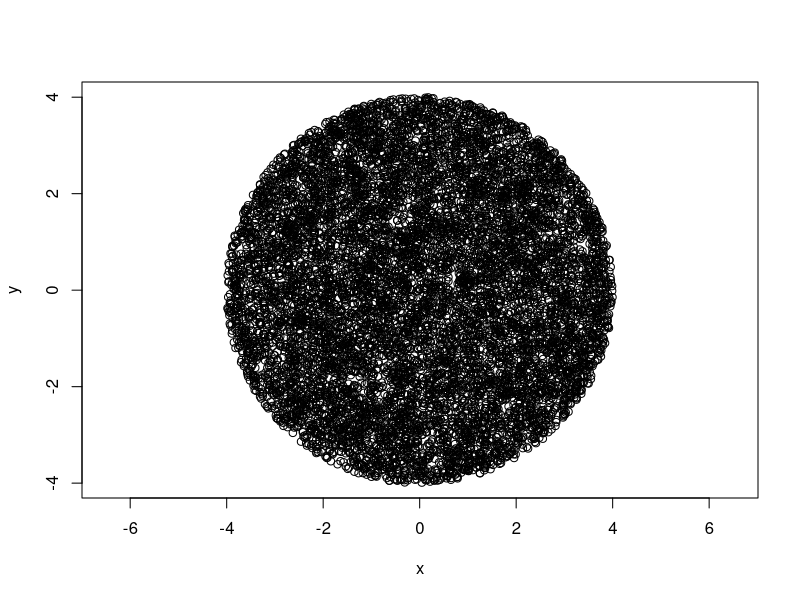
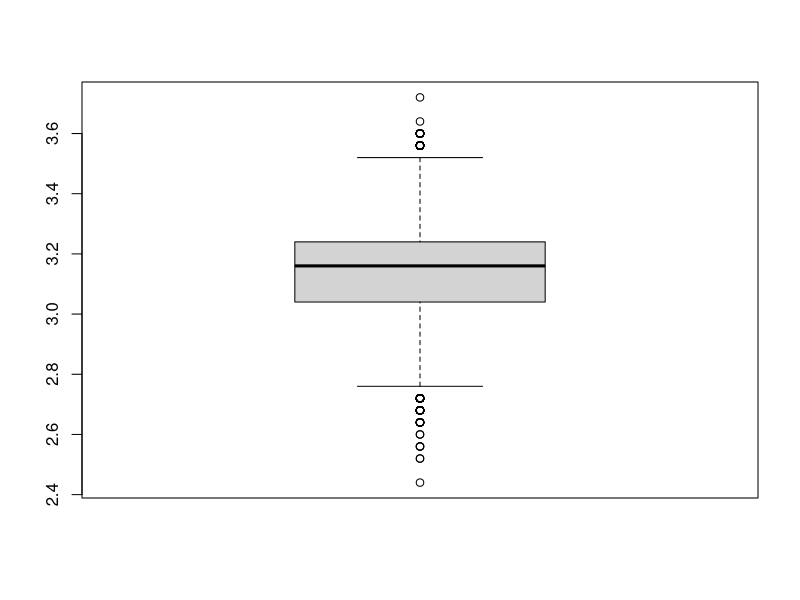
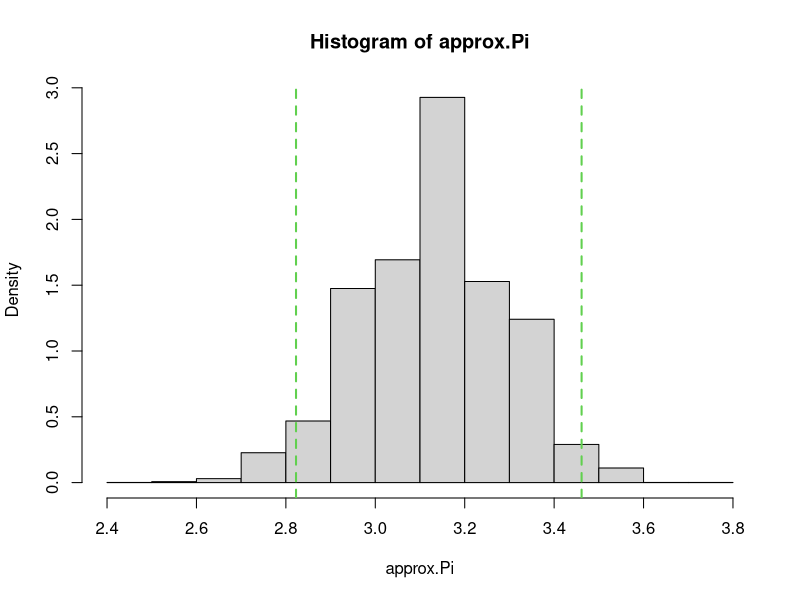
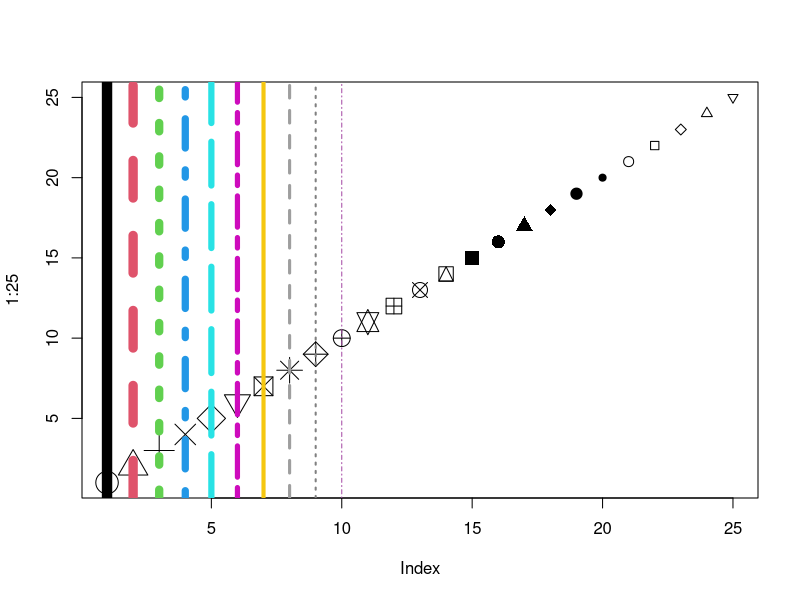
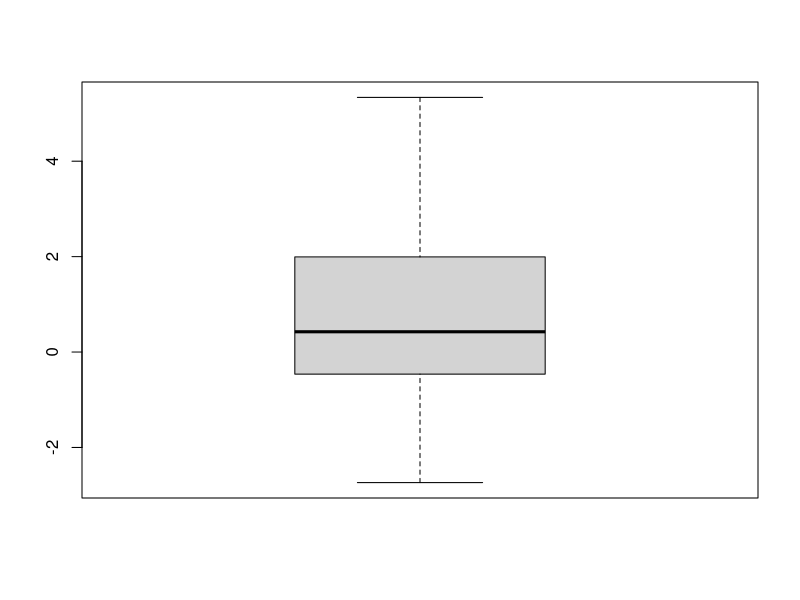
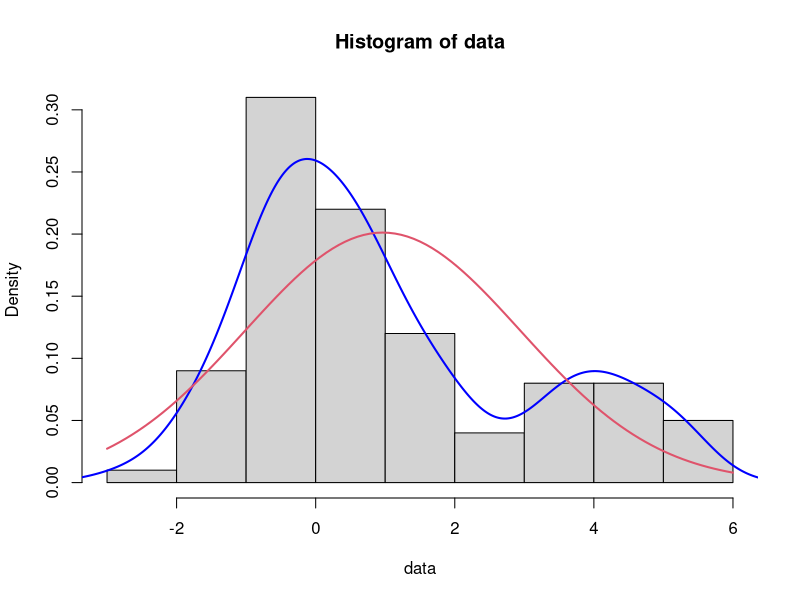

Recreate these plots in R, in order.
              ############ APPLIED STATISTICS -> EXERCISE 2 (continuation of Exercise 1) ############

############################################################
rm(list = ls()) # rm() -----> remove objects; ls() -----> list of all objects

                                              ### Задача 2 ### 
# Генерирайте 1000 проявления на случайната величина Z с плътност f_Z(x)=f_X(x)*99/100+f_Y(x)*1/100, 
# където f_X(x) и f_Y(x) са плътностите съответно на X~N(1,4) и Y~N(100,9). Има ли несъгласувани 
# наблюдения в получената извадка? Намерете ги и обяснете причината за наличието им.
p=runif(1000,0,1)>99/100;
simData=rnorm(1000,1+(100-1)*p,sqrt(4)+(sqrt(9)-sqrt(4))*p)
any(abs((simData-median(simData)))>3*mad(simData))  
simData[which(abs((simData-median(simData)))>3*mad(simData))]
              
              

                                           ### Functions ###

mean.and.sd <- function(x){
  av <- mean(x)
  sdev <- sd(x)
  return(c(mean=av, SD=sdev))
}
uniData<-runif(1000,min = 0,max = 1)  # runif - генерира равномерно разпределени сл.в.
1/2; sqrt(1/12)
mean.and.sd(uniData)


norm.contaminated.sample <-function(mu1,sigma1,mu2=0,sigma2=1,proportion=1/2,size=1){
  p=runif(size,0,1)>proportion;
  return(rnorm(size,mu1+(mu2-mu1)*p,sigma1+(sigma2-sigma1)*p))
}
norm.contaminated.sample(100,1,proportion=1/5,size=20)
####################################################################################################

                                            ### Задача 3 ###
# Напишете функция rand.Circle(), която да генерира n на брой равномерно разпределени точки от кръг  
# с център (x_0,y_0) и радиус r. Използвайте функцията plot() за да изобразите резултата от изпълнението 
# на функцията rand.Circle().

# Hint: Използвайте полярното представяне на точките от кръга:
# x=x_0+r*cos(theta)
# y=y_0+r*sin(theta)
rand.Circle <- function(n,x_0,y_0,r){
  theta = 2*pi*runif(n,0,1);
  R = r*sqrt(runif(n,0,1));
  x = x_0 + R*cos(theta);
  y = y_0 + R*sin(theta);
  return(cbind(x,y))
}
plot(rand.Circle(10000,0,0,4),asp=1)


                  ### if, else, for, repeat, while, break, next ###
# if Statement
a<-sample((-100):100,1)
if (a>0) print(paste("Числото",a,"е положително!",sep = " "))

# if () {} else {}
a<-sample(100:1000,1)
b=2
deliSe=paste("Числото",a,"се дели на",b,"!",sep = " ")
neSeDeli=paste("Числото",a,"не се дели на",b,"!",sep = " ")

if (a%%b==0) { print(deliSe) 
} else {print(neSeDeli)}

#ifelse()
ifelse(a%%b, neSeDeli, deliSe)

# for(... in ...){}
n=30
for (i in 1:n){
  a<-sample(100:1000,1)
  if (a%%2==0 & a%%3==0) print(paste("Числото",a,"се дели на 6!",sep = " "))
}

# repeat + break
a=1
repeat {
  print(a)
  a=a+1
  if (a==10){
    break
  }
}

# while
a=1
while (a<10){
  print(a)
  a=a+1
}

# next
for(i in 1:10){
  if(i%%2==0) { print(i)
  } else next
}

                                                    ### Задача 4 ###
# Пресметнете вероятността в група от 23 човека да има поне двама, които имат рожден ден на една и
# съща дата от годината. Намерете приближение на тази вероятност като направите 10000 симулации на
# този експеримент.

p.comp=1;
for (i in 1:23){
  p.comp=p.comp*(366-i)/365;
}
(p=1-p.comp)
# Alternative way
{
  p.comp=(366-1:23)/365;
  (p=1-prod(p.comp))
}

single.Sim <- function(n){
  group.Sim=as.integer(runif(n,1,366))
  return(any(duplicated(group.Sim)))
}

count=0;
for (i in 1:10000){
  count=count+single.Sim(23);
}
(p.approx=count/10000)
# Alternative way
{
  sum(sapply(rep(23,10000),single.Sim))/10000
}
####################################################################################################

                                                ### Задача 5.1 ###
# Напишете функция square.approx.Pi(), която да дава оценка на числото Пи, базирана на вероятността
# случайно избрана точка от единичния квадрат да е в единичния кръг. Нека аргумент на функцията е 
# trials - брой на генерираните точки от единичния квадрат.
square.approx.Pi<- function(trials){
  x=runif(trials,min = -1,max = 1);
  y=runif(trials,min = -1,max = 1);
  return(4*sum(sqrt(x^2+y^2)<=1)/trials);
}

square.approx.Pi(10000)

                                                  ### Задача 5.2 ###
# Направете 10000 оценки на числото Пи, като използвате функцията square.approx.Pi() 
# с аргумент trials=100. Съхранете полученият резултат във вектор approx.Pi и за него 
# намерете най-малкия елемент, най-големия елемент, средноаритметичното, медианата,
# стандартното отклонение, първия и третия квартил. Сравнете получените оценки за 
# очакване и дисперсия с теоретичните. Като използвате ЦГТ, постройте 95% доверителен интервал
# за очакването на approx.Pi.
n=10000
trials=100

approx.Pi=numeric(n);
for(i in 1:n){
  approx.Pi[i]=square.approx.Pi(trials);
}
# Alternative way
{
  approx.Pi=sapply(rep(trials,n),square.approx.Pi)
} 

min(approx.Pi)
max(approx.Pi)
mean(approx.Pi)
pi # Theoretical mean
median(approx.Pi)
sd(approx.Pi)
sqrt(pi*(4-pi)/trials) # Theoretical standard deviation
summary(approx.Pi)

alpha=0.05
th.limits=c(lower.bound=qnorm(alpha/2,mean=pi,sd=sqrt(pi*(4-pi)/trials),lower.tail = TRUE),
           upper.bound=qnorm(alpha/2,mean=pi,sd=sqrt(pi*(4-pi)/trials),lower.tail = FALSE))
th.limits

emp.limits=c(lower.bound=qnorm(alpha/2,mean=mean(approx.Pi),sd=sd(approx.Pi),lower.tail = TRUE),
            upper.bound=qnorm(alpha/2,mean=mean(approx.Pi),sd=sd(approx.Pi),lower.tail = FALSE))
emp.limits

boxplot(approx.Pi)
hist(approx.Pi,probability = TRUE)
abline(v=emp.limits,col=3,lty=2,lwd=2)
# Arguments(colors, styles and ect.) for points and lines
{
?par
?points
plot(1:25,pch=1:25,cex=seq(3,1,length.out = 25))
abline(v=1:10,lty=1:10,col=c(1:8,rgb(0.5,0.5,0.5),rgb(165/255,75/255,165/255)),lwd=10:1)
}
####################################################################################################

                                            ### Задача 6 ###
# Като използвате функцията norm.contaminated.sample(), генерирайте 100 проявления на случайната 
# величина Z с плътност f_Z(x)=f_X(x)*3/4+f_Y(x)*1/4, където f_X(x) и f_Y(x) са плътностите 
# съответно на X~N(0,1) и Y~N(4,1). Постройте boxplot и хистограма на получените данни. Можем ли
# да приемем нулевата хипотеза, че данните са нормално разпледелени с очакване 1 при ниво на съгласие
# alpha=0.05? Каква е стойността на p-value на статистиката? Нормално ли са разпределени данните?
data=norm.contaminated.sample(0,1,4,1,proportion=3/4,size=100)
boxplot(data,col = "lightgrey",outcol="red", outlwd=2)
d=density(data,bw="SJ")
h=hist(data,prob=TRUE)
lines(d,col='blue',lwd=2)
curve(dnorm(x, mean=mean(data), sd=sd(data)), add=TRUE, col=2,lwd=2)
(mu=mean(data))
(sd=sd(data))
mean.and.sd(data)
(tStat=sqrt(100)*(mu-1)/sd)
alpha=0.05;
(criticalValue=abs(qt(alpha/2,100-1)))
(p_value=2*pt(abs(tStat),df=99,lower.tail=FALSE))

t.test(data, mu=1)
shapiro.test(data)
ks.test(data,"pnorm")


